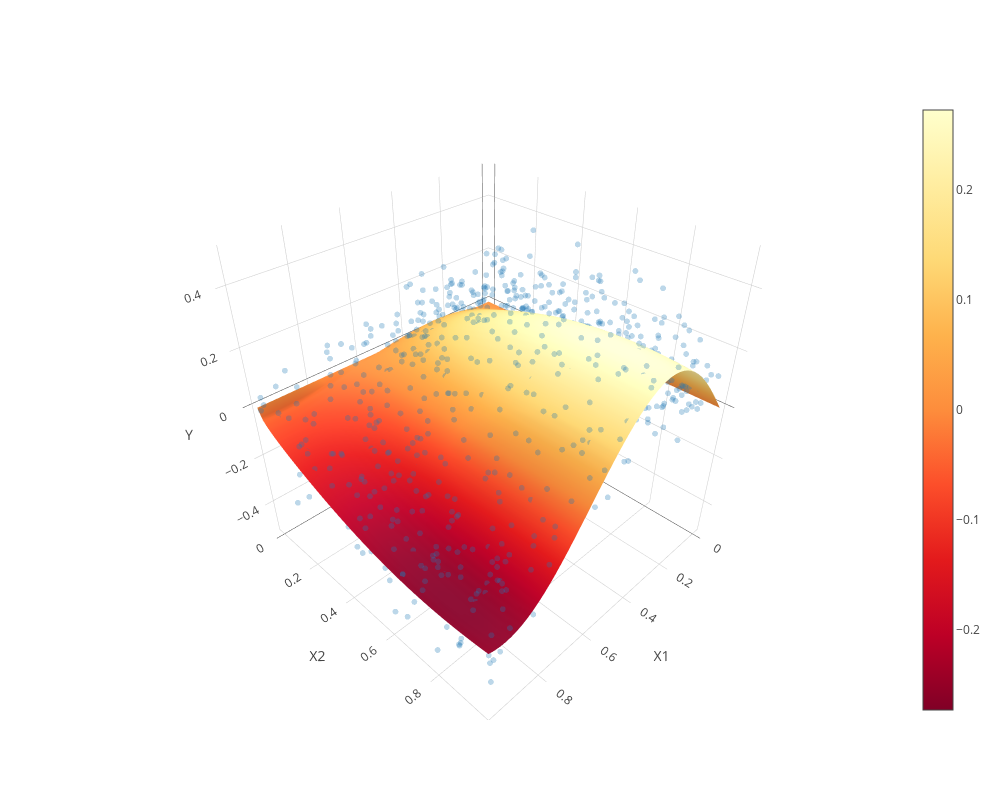

The cell this chart's notebook holds for it:
### Code cell
def surface_scatter_plot(X,y,f, xlo=0., xhi=1., ngrid=50,
                         width=1000, height=800):
    scatter = go.Scatter3d(x=X[:,0],y=X[:,1],z=y,
                           mode='markers',
                           marker=dict(size=2, opacity=0.3)
                           )
    xgrid = np.linspace(xlo,xhi,ngrid)
    ey = np.zeros((len(xgrid),len(xgrid)))
    for i in range(len(xgrid)):
        for j in range(len(xgrid)):
            ey[j,i] = f([xgrid[i],xgrid[j]])
    surface = go.Surface(x=xgrid, y=xgrid, z=ey, colorscale="YlOrRd")
    fig = go.Figure(data=[scatter, surface],
                layout = go.Layout(
                    autosize=True,
                    scene = dict(xaxis = dict(title='X1'),
                                 yaxis = dict(title='X2'),
                                 zaxis = dict(title='Y')),
                    width=width,
                    height=height))
    return(fig)

fig = surface_scatter_plot(Xsim,ysim,Ey_x)
py.iplot(fig)

### Figure 1 — Plotly figure (JSON) as saved in the notebook; plotly's stock layout.template omitted (floating-point values rounded to 4 significant figures; data arrays with more than 128 entries replaced by an {"elided": "..."} marker saying what was removed)
{"data": [{"marker": {"opacity": 0.3, "size": 2}, "mode": "markers", "type": "scatter3d", "uid": "385432d3-65c8-46db-87a6-2f7d25999d95", "x": {"elided": "1000 float values"}, "y": {"elided": "1000 float values"}, "z": {"elided": "1000 float values"}}, {"colorscale": "YlOrRd", "type": "surface", "uid": "6706ae13-10a5-458f-bff4-ec1988bf904e", "x": [0, 0.02041, 0.04082, 0.06122, 0.08163, 0.102, 0.1224, 0.1429, 0.1633, 0.1837, 0.2041, 0.2245, 0.2449, 0.2653, 0.2857, 0.3061, 0.3265, 0.3469, 0.3673, 0.3878, 0.4082, 0.4286, 0.449, 0.4694, 0.4898, 0.5102, 0.5306, 0.551, 0.5714, 0.5918, 0.6122, 0.6327, 0.6531, 0.6735, 0.6939, 0.7143, 0.7347, 0.7551, 0.7755, 0.7959, 0.8163, 0.8367, 0.8571, 0.8776, 0.898, 0.9184, 0.9388, 0.9592, 0.9796, 1], "y": [0, 0.02041, 0.04082, 0.06122, 0.08163, 0.102, 0.1224, 0.1429, 0.1633, 0.1837, 0.2041, 0.2245, 0.2449, 0.2653, 0.2857, 0.3061, 0.3265, 0.3469, 0.3673, 0.3878, 0.4082, 0.4286, 0.449, 0.4694, 0.4898, 0.5102, 0.5306, 0.551, 0.5714, 0.5918, 0.6122, 0.6327, 0.6531, 0.6735, 0.6939, 0.7143, 0.7347, 0.7551, 0.7755, 0.7959, 0.8163, 0.8367, 0.8571, 0.8776, 0.898, 0.9184, 0.9388, 0.9592, 0.9796, 1], "z": {"elided": "50x50 float values"}}], "layout": {"autosize": true, "height": 800, "scene": {"xaxis": {"title": {"text": "X1"}}, "yaxis": {"title": {"text": "X2"}}, "zaxis": {"title": {"text": "Y"}}}, "width": 1000}}
